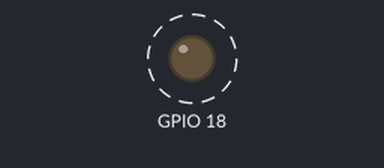
Simulated run of this program. Board: Raspberry Pi (BCM pin numbers). Parts: output pins drawn as LEDs (lit = HIGH). Dashed ring = blinking.

Above: at 0.05 s.
Timing chart, 0 to 3.0 s (numbered marks = the images above):
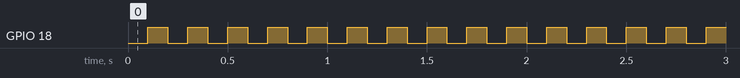

Measured:
- by itself, GPIO 18: alternates HIGH for 0.10 s and LOW for 0.10 s

The program:

toggle1.py
```python
#!/usr/bin/env python3
# //////////////////////////////////////
# 	toggle1.py
#  Toggles the P9_14 pin as fast as it can. P9_14 is line 18 on chip 1.
# 	Wiring:	Attach an oscilloscope to P9_14 to see the squarewave or
#          uncomment the sleep and attach an LED.
# 	Setup:	sudo apt update; pip install gpiod
# 	See:	https://git.kernel.org/pub/scm/libs/libgpiod/libgpiod.git/tree/bindings/python/examples
# //////////////////////////////////////

import gpiod
import time

LED_CHIP = 'gpiochip1'
LED_LINE_OFFSET = [18]  # P9_14

chip = gpiod.Chip(LED_CHIP)

lines = chip.get_lines(LED_LINE_OFFSET)
lines.request(consumer='blink', type=gpiod.LINE_REQ_DIR_OUT)

while True:
    lines.set_values([0])
    time.sleep(0.1)
    lines.set_values([1])
    time.sleep(0.1)
    
```
